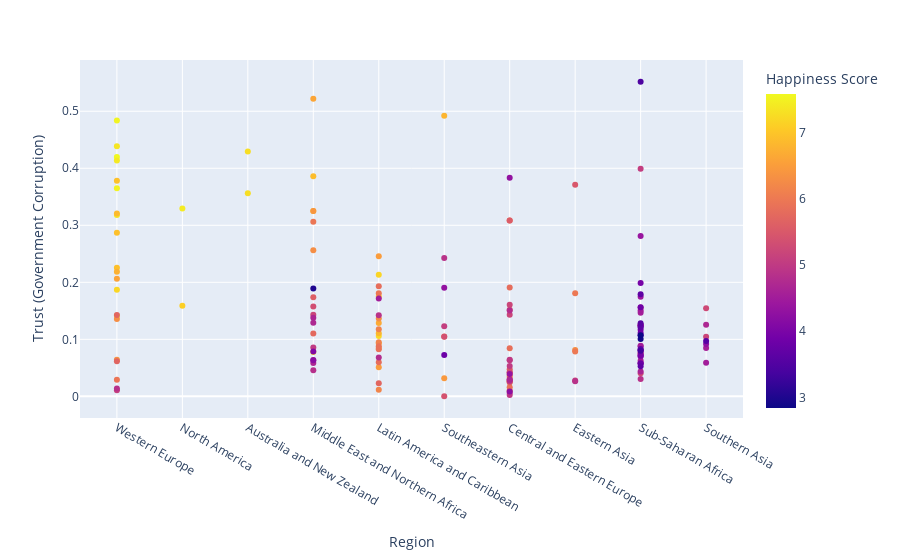

This figure's notebook cell:
### Code cell
plt.figure(figsize=(15,7))
GDP = px.scatter(df,x= 'Region', y = 'Trust (Government Corruption)',color = 'Happiness Score')
GDP.show()

### Figure 1 — Plotly figure (JSON) as saved in the notebook; plotly's stock layout.template omitted (floating-point values rounded to 4 significant figures; data arrays with more than 128 entries replaced by an {"elided": "..."} marker saying what was removed)
{"data": [{"hovertemplate": "Region=%{x}<br>Trust (Government Corruption)=%{y}<br>Happiness Score=%{marker.color}<extra></extra>", "legendgroup": "", "marker": {"color": {"elided": "158 float values"}, "coloraxis": "coloraxis", "symbol": "circle"}, "mode": "markers", "name": "", "orientation": "v", "showlegend": false, "type": "scatter", "x": {"elided": "158 str values"}, "xaxis": "x", "y": {"elided": "158 float values"}, "yaxis": "y"}], "layout": {"coloraxis": {"colorbar": {"title": {"text": "Happiness Score"}}, "colorscale": [[0, "#0d0887"], [0.1111, "#46039f"], [0.2222, "#7201a8"], [0.3333, "#9c179e"], [0.4444, "#bd3786"], [0.5556, "#d8576b"], [0.6667, "#ed7953"], [0.7778, "#fb9f3a"], [0.8889, "#fdca26"], [1, "#f0f921"]]}, "legend": {"tracegroupgap": 0}, "margin": {"t": 60}, "xaxis": {"anchor": "y", "domain": [0, 1], "title": {"text": "Region"}}, "yaxis": {"anchor": "x", "domain": [0, 1], "title": {"text": "Trust (Government Corruption)"}}}}
